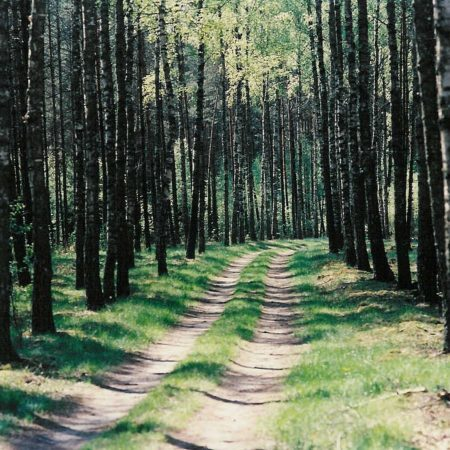
#> input picture forest.jpg, 450 x 450 px, found by its file name
$ jupyter execute image_data_analysis.ipynb
#> lines starting #> are read from the running program, lines starting #| are printed output that depends on the picture
[cell 1]
import cv2
import numpy as np
import matplotlib.pyplot as plt
cv2.__version__

[cell 2]
imag1 = cv2.imread('C:/Users/kenny/Downloads/Documents/REU-DataScienceProgram/REU-Python/forest.jpg')
#> imag1 is the input picture: shape (450, 450, 3); mean B, G, R 82.1, 100.2, 89.7
imag2 = cv2.imread('C:/Users/kenny/Downloads/Documents/REU-DataScienceProgram/REU-Python/people-walking.jpg')
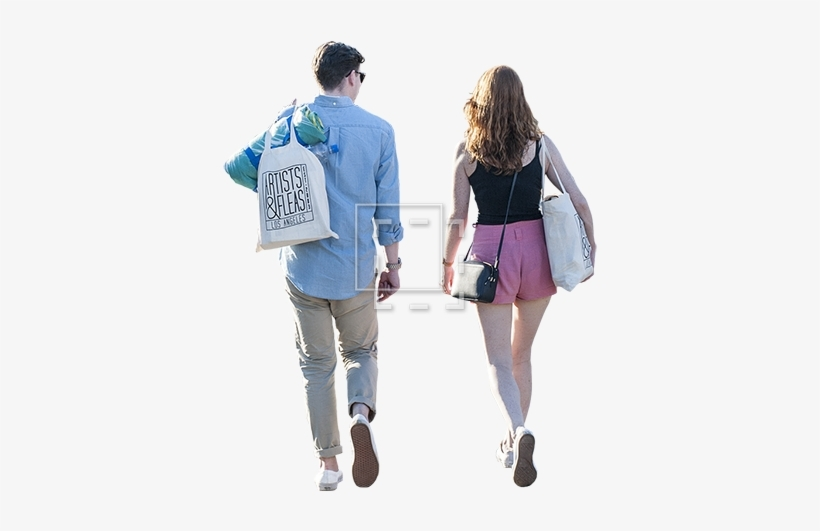
#> input picture people-walking.jpg, 820 x 531 px, found by its file name
#> imag2 is the input picture: shape (531, 820, 3); mean B, G, R 230, 227.3, 226.6
print('showing size image1', imag1.shape)
#| showing size image1 (450, 450, 3)
print('showing size image2', imag2.shape)
#| showing size image2 (531, 820, 3)

#number 3 states for the chanel meaning the image have 3 chanels
#the images need to have the same size in ordr to add thm
#reshape
imag1_reshaped = cv2.resize(imag1,(300,300), interpolation=cv2.INTER_AREA)
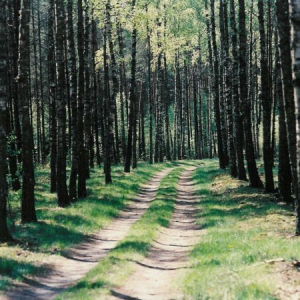
#> imag1_reshaped: shape (300, 300, 3); mean B, G, R 82.1, 100.2, 89.7
imag2_reshaped = cv2.resize(imag2,(300,300), interpolation=cv2.INTER_AREA)
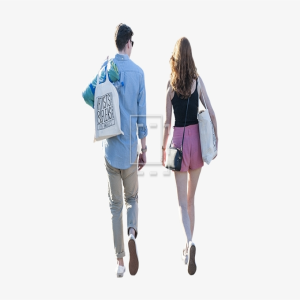
#> imag2_reshaped: shape (300, 300, 3); mean B, G, R 230, 227.3, 226.6

print('Showing imag2 size reshaped', imag2_reshaped.shape)
#| Showing imag2 size reshaped (300, 300, 3)

[cell 3]
#Showing Images
plt.figure(figsize=(10,10))
plt.subplot(221)
plt.imshow(imag1_reshaped)
plt.subplot(222)
plt.imshow(imag2_reshaped)
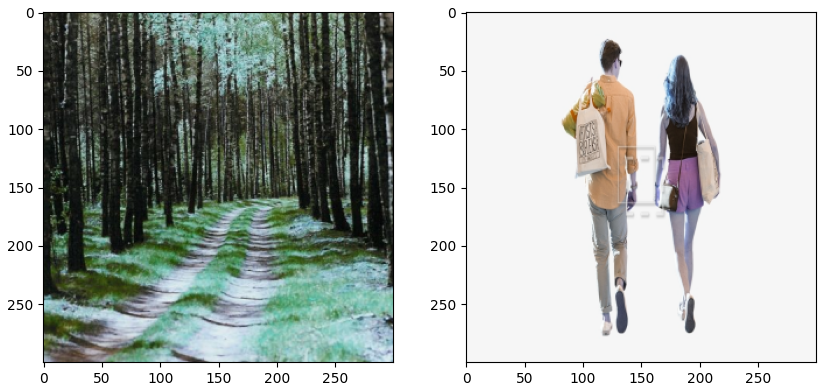
#> figure drawn by matplotlib, 2 panels; B, G, R data is drawn as R, G, B

[cell 4]
#print RGB Channel
plt.figure(figsize=(10,10))
plt.subplot(131)
plt.imshow(imag1_reshaped[:,:,0])
plt.gca().set_title('Red channel')#insert title
plt.subplot(132)
plt.imshow(imag1_reshaped[:,:,1])
plt.gca().set_title('Green channel')#insert title
plt.subplot(133)
plt.imshow(imag1_reshaped[:,:,2])
plt.gca().set_title('blue channel')#insert title
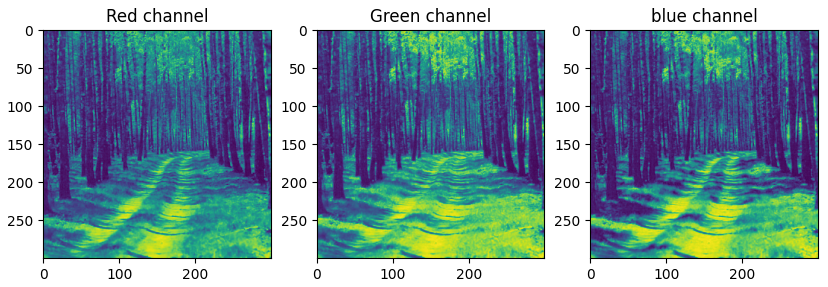
#> figure drawn by matplotlib, 3 panels

[cell 5]
#add two pictures
dst = cv2.addWeighted(imag1_reshaped, 0.2, imag2_reshaped, 0.5,0.1)#why does the last one have two numb
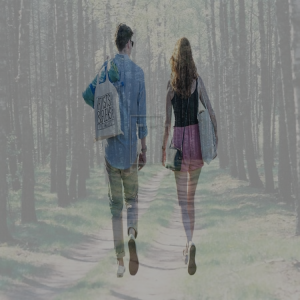
#> dst: shape (300, 300, 3); mean B, G, R 131.5, 133.8, 131.3

plt.figure(figsize=(10,10))
plt.imshow(dst)

[cell 6]
dst_sustraction = cv2.subtract(imag1_reshaped, imag2_reshaped)
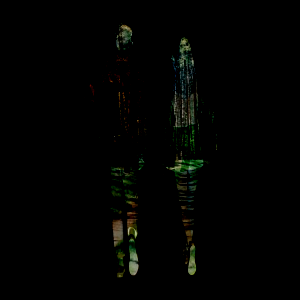
#> dst_sustraction: shape (300, 300, 3); mean B, G, R 1.4, 2.6, 2.1
plt.figure(figsize=(10,10))
plt.imshow(dst_sustraction)

[cell 7]
dst_mult = cv2.multiply(imag1_reshaped-20,imag2_reshaped-20)
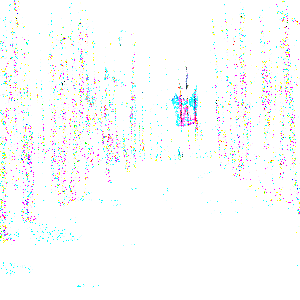
#> dst_mult: shape (300, 300, 3); mean B, G, R 251.7, 251.5, 250.1
plt.figure(figsize=(10,10))
plt.imshow(dst_mult)

[cell 8]
img_cat = cv2.imread('C:/Users/kenny/Downloads/Documents/REU-DataScienceProgram/REU-Python/cat.jpg')
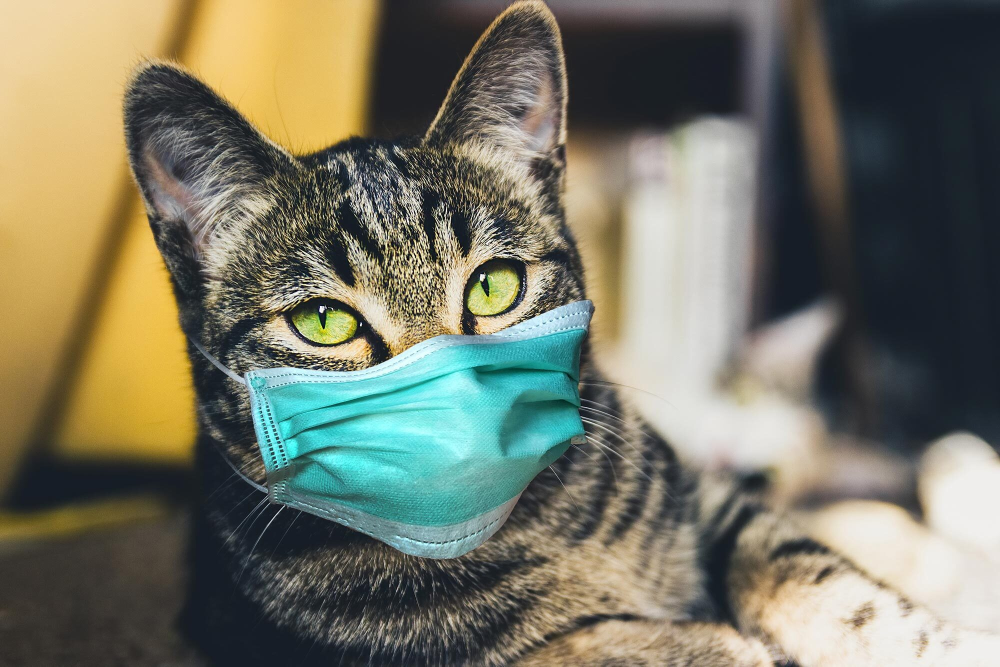
#> input picture cat.jpg, 2000 x 1333 px, found by its file name (shown at 1/2 size)
#> img_cat is the input picture: shape (1333, 2000, 3); mean B, G, R 100.5, 117.1, 117.1
plt.figure(figsize=(15,15))
plt.subplot(141)
plt.imshow(img_cat)
plt.gca().set_title('cat image')
plt.axis('off')
plt.subplot(142)
plt.imshow(img_cat[:,:,0])
plt.gca().set_title('Red channel')
plt.axis('off')
plt.subplot(143)
plt.imshow(img_cat[:,:,1])
plt.gca().set_title('Green channel')
plt.axis('off')
plt.subplot(144)
plt.imshow(img_cat[:,:,2])
plt.gca().set_title('Blue channel')
plt.axis('off')
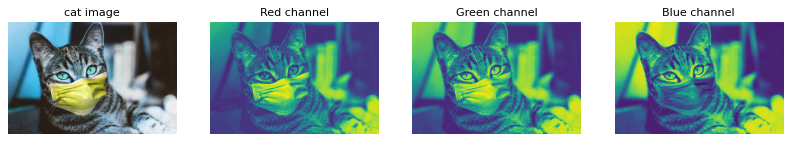
#> figure drawn by matplotlib, 4 panels; B, G, R data is drawn as R, G, B
